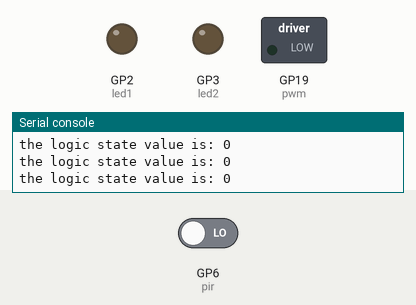
Recording of a program running on a simulated Raspberry Pi Pico running MicroPython. Shown: switched loads named in the program (green lamp = pin HIGH), output pins drawn as LEDs (lit = HIGH), the last lines printed to the serial console. Inputs (shaded band) come from the test bench; at power-on: GP6 (pir) LOW.

Above: at 1.2 s.
1.3 s: GP6 (pir) driven HIGH
At 8.46 s:
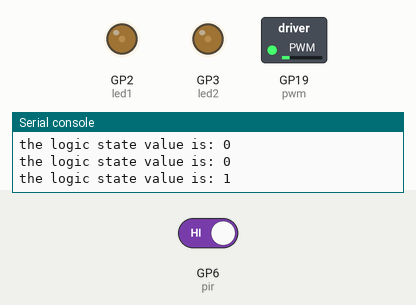
Timing chart, 0 to 12.5 s (numbered marks = the images above; inputs shaded):
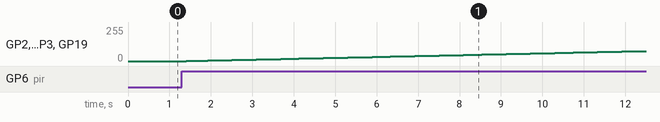

The program:

pir_into_LEDDrivers.py
```python
from machine import Pin, PWM
from time import sleep

pir = Pin(6, Pin.IN)

pwm = PWM(Pin(19))
led1 = PWM(Pin(2))
led2 = PWM(Pin(3))

pwm.freq(1000)
led1.freq(1000)
led2.freq(1000)
pwm.duty_u16(0)
led1.duty_u16(0)
led2.duty_u16(0)

try:
    while True:

        logic_state = pir.value()
        print ("the logic state value is:", logic_state)
        sleep(0.1)
        if logic_state == True:     # if push_button pressed

            #print("Pressed")
            for duty in range(0, 65025, 1):
                pwm.duty_u16(duty)
                led1.duty_u16(duty)
                led2.duty_u16(duty)
                sleep(0.0005)
            sleep(0.2)
            for duty in range(65025, 0.5, -1):
                pwm.duty_u16(duty)
                led1.duty_u16(duty)
                led2.duty_u16(duty)
                sleep(0.0005)

except KeyboardInterrupt:
    # Stop motor on Ctrl+C
    pwm.duty_u16(0)
    led1.duty_u16(0)
    led2.duty_u16(0)
    print("Program stopped")
```

Measured:
- after the input at 1.3 s, GP2 (led1), GP3 (led2), GP19 (pwm): moves from 0/255 to 75/255 over 11.0 s, starting after 0.11 s
